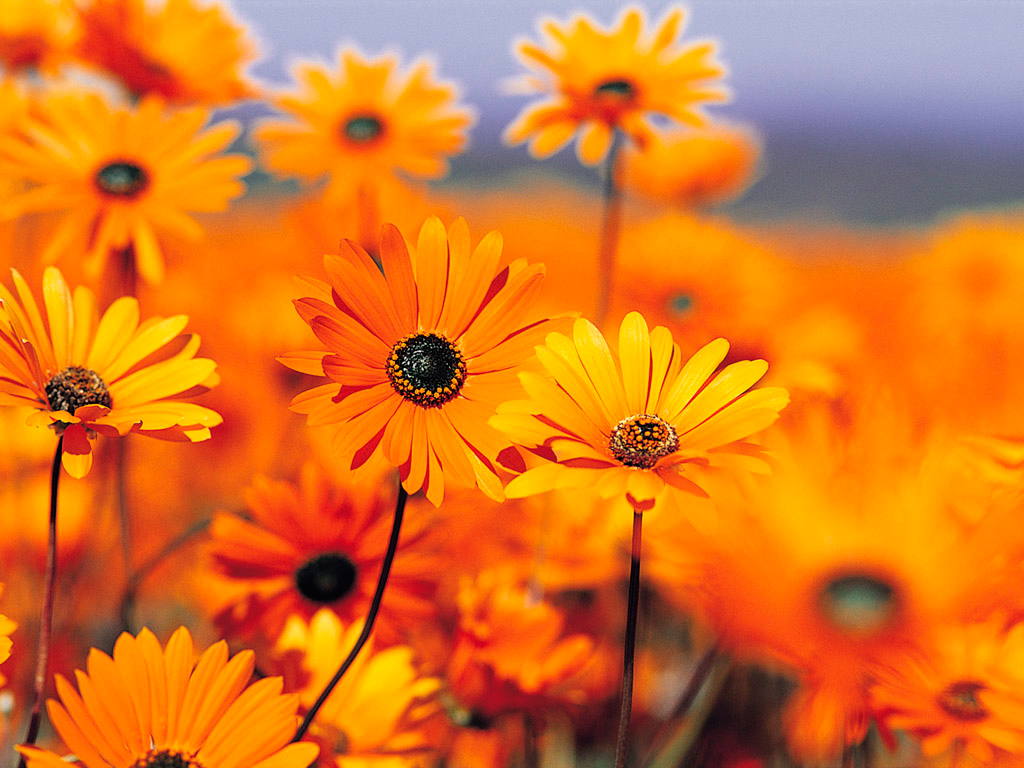
#> input picture Garden.TIFF, 1024 x 768 px, found by its file name
$ python testing2.py
#> lines starting #> are read from the running program, lines starting #| are printed output that depends on the picture
import matplotlib.pyplot as plt
import matplotlib.image as mpimg
import numpy as np
import scipy.linalg as sp

#Compress - Lower resolution picture
img=mpimg.imread('Garden.tiff')
#> img is the input picture: shape (768, 1024, 3); mean R, G, B 216.5, 117.8, 38.6
[r,g,b] = [img[:,:,i] for i in range(3)]

Ur,Sr,Vr=sp.svd(r,full_matrices=False)
#> Sr = 768 values, max 193401.3 at index 0, min 4.56 at index 767, mean 655.9
Sr = np.diag(Sr)

Ug,Sg,Vg=sp.svd(g,full_matrices=False)
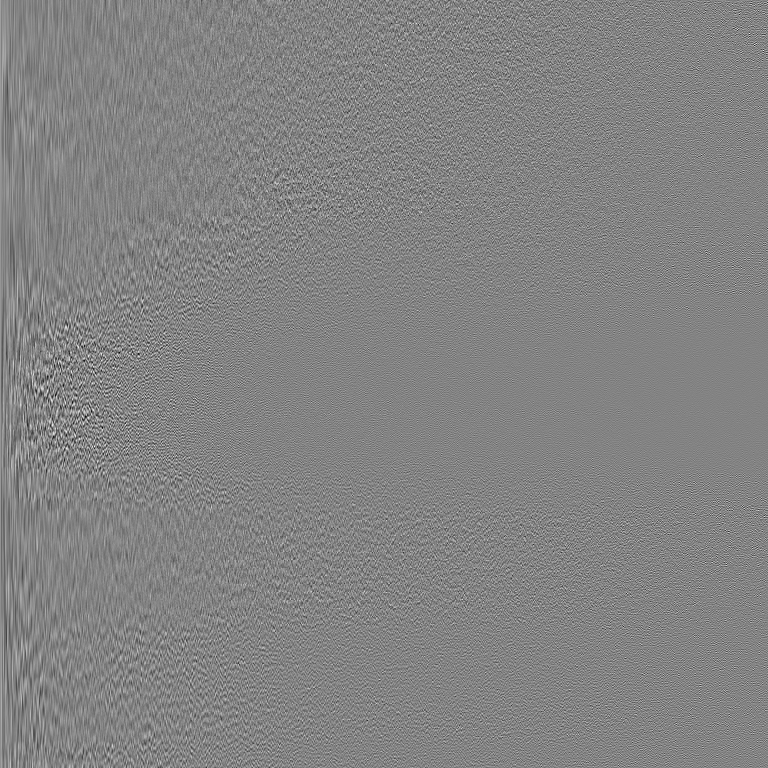
#> Ug: shape (768, 768) float32; min -0.255, max 0.24, mean 3.41e-05; drawn with min black and max white
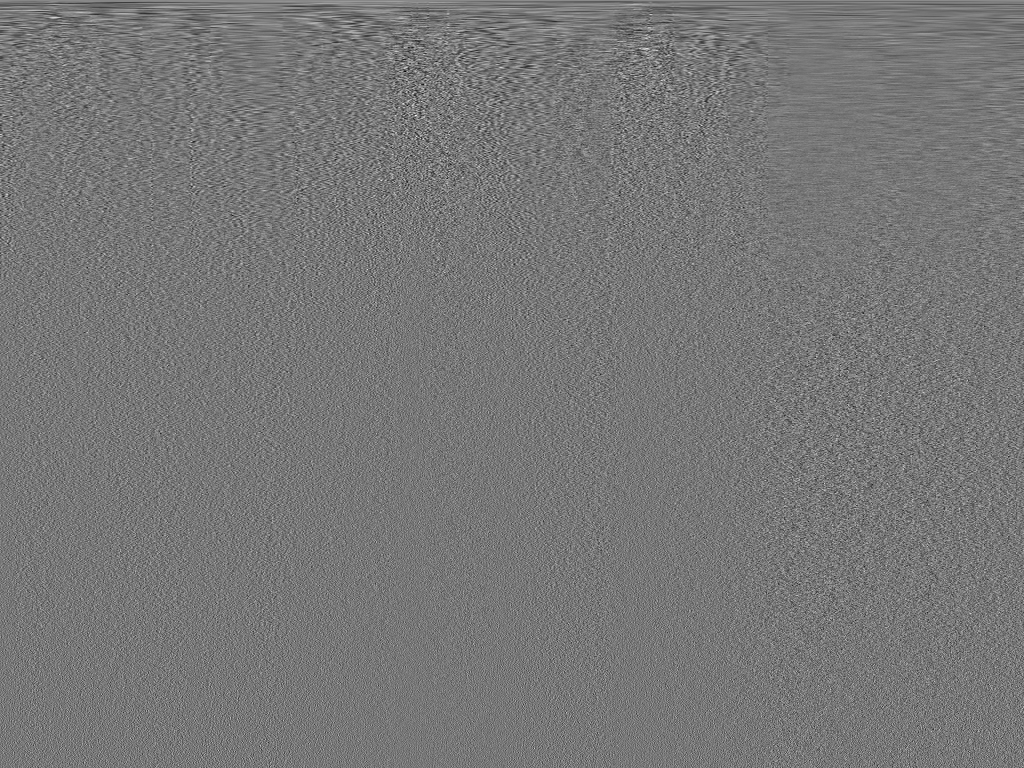
#> Vg: shape (768, 1024) float32; min -0.2, max 0.227, mean 4.14e-05; drawn with min black and max white
#> Sg = 768 values, max 107474.8 at index 0, min 4.41 at index 767, mean 532.6
Sg = np.diag(Sg)

Ub,Sb,Vb=sp.svd(b,full_matrices=False)
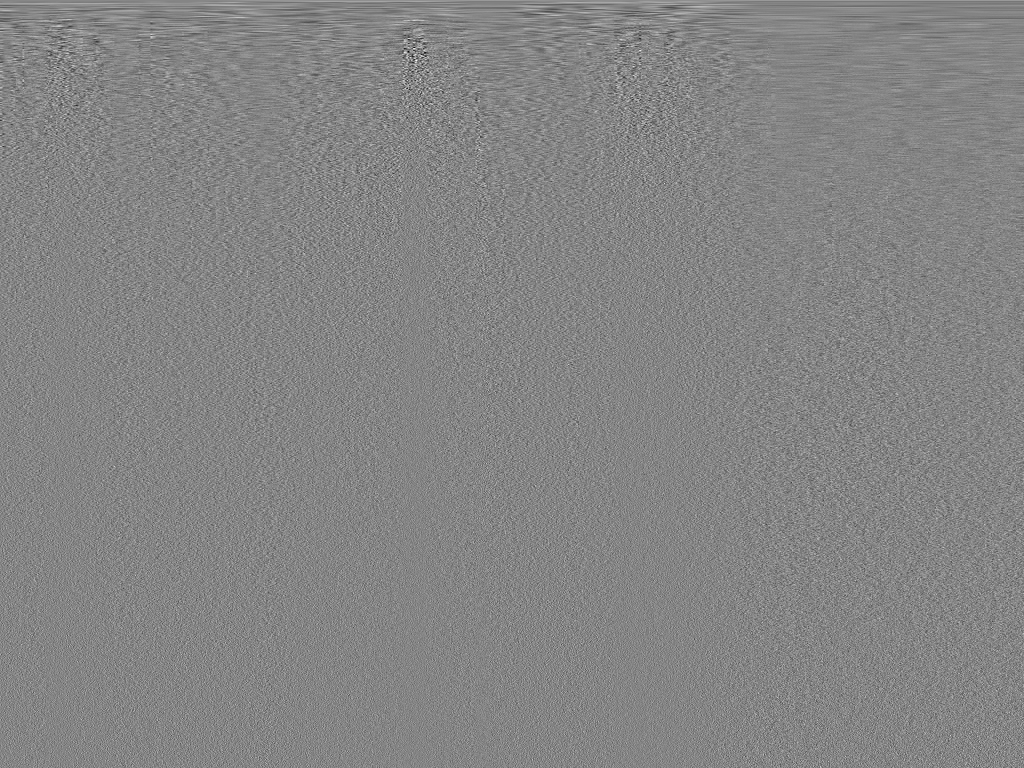
#> Vb: shape (768, 1024) float32; min -0.281, max 0.259, mean 6.79e-05; drawn with min black and max white
#> Sb = 768 values, max 59380.9 at index 0, min 5.59 at index 767, mean 337
Sb = np.diag(Sb)

SrNew = np.zeros_like(Sr)
SrNew[0:30] = Sr[0:30]
Rnew = Ur.dot(SrNew).dot(Vr)
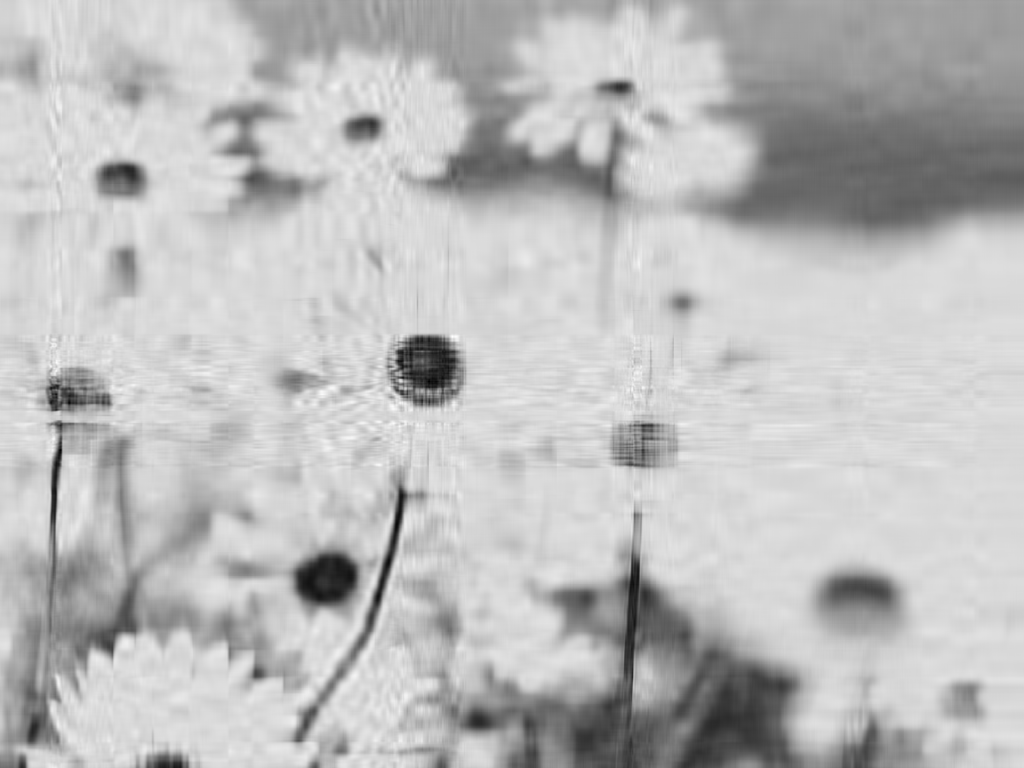
#> Rnew: shape (768, 1024) float32; min -36.11, max 305.2, mean 216.5; drawn with min black and max white

SgNew = np.zeros_like(Sg)
SgNew[0:30] = Sg[0:30]
Gnew = Ug.dot(SgNew).dot(Vg)
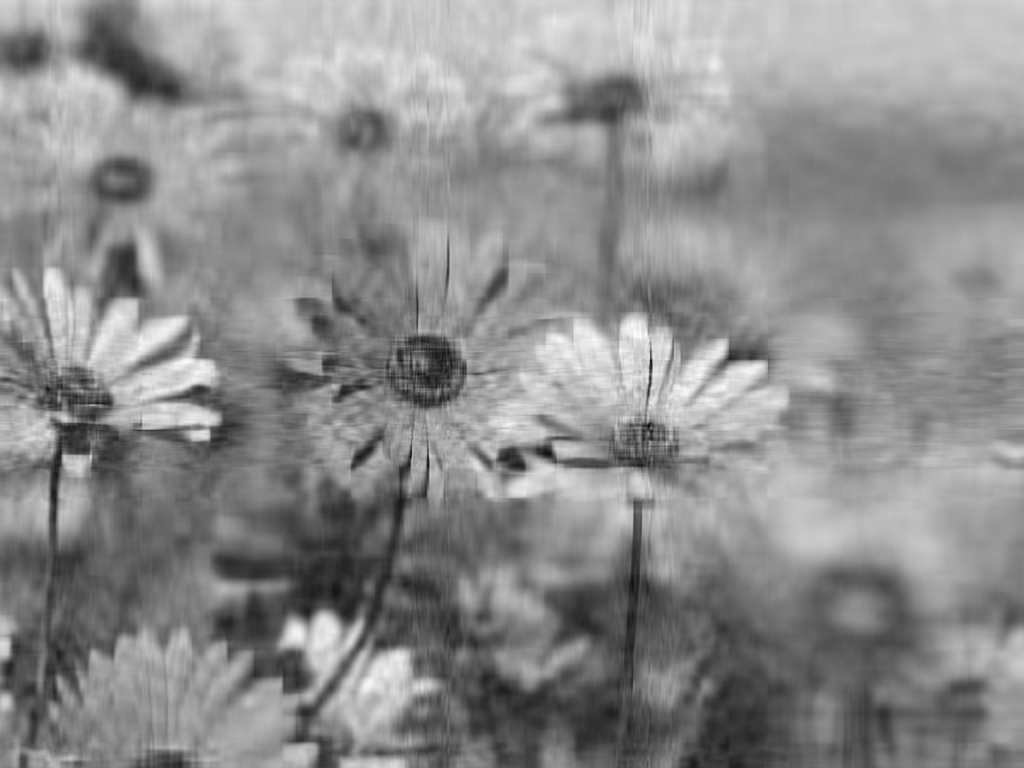
#> Gnew: shape (768, 1024) float32; min -39.02, max 245.3, mean 117.8; drawn with min black and max white

SbNew = np.zeros_like(Sb)
SbNew[0:30] = Sb[0:30]
Bnew = Ub.dot(SbNew).dot(Vb)
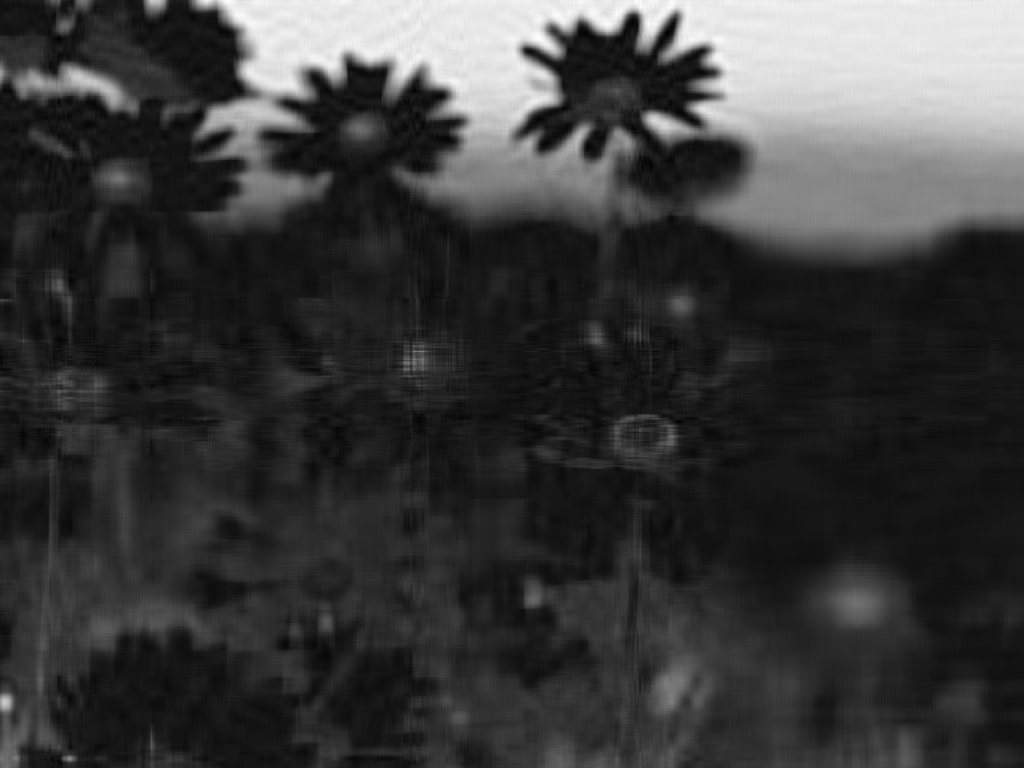
#> Bnew: shape (768, 1024) float32; min -20.8, max 235.3, mean 38.6; drawn with min black and max white

#> (the run stopped early here; a loop or call above may not have finished)

$ run again, with LR.png saved as Garden.TIFF
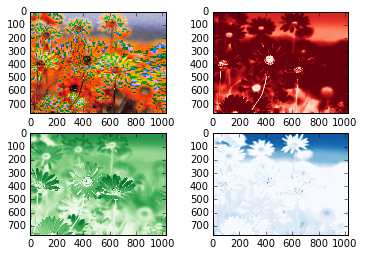
#> input picture LR.png, 365 x 256 px, found by its file name
#> img is the input picture: shape (256, 365, 4); mean R, G, B, A 190.2, 177.7, 163.5, 255
#> `Ur,Sr,Vr=sp.svd(r,full_matrices=False)`: Sr = 256 values, max 59941.6 at index 0, min 0.00268 at index 255, mean 906.4
#> `Ug,Sg,Vg=sp.svd(g,full_matrices=False)`: Sg = 256 values, max 57897 at index 0, min 0.00152 at index 255, mean 652.3
#> `Ub,Sb,Vb=sp.svd(b,full_matrices=False)`:
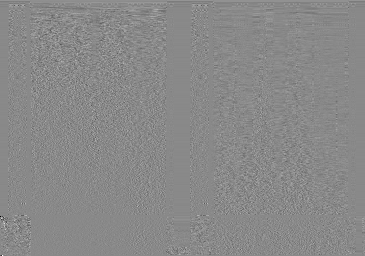
#> Vb: shape (256, 365) float32; min -0.864, max 0.74, mean 0.000265; drawn with min black and max white
#> `Ub,Sb,Vb=sp.svd(b,full_matrices=False)`: Sb = 256 values, max 54719.7 at index 0, min 0.00195 at index 255, mean 797
#> `Bnew = Ub.dot(SbNew).dot(Vb)`:
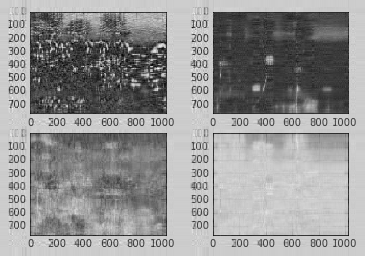
#> Bnew: shape (256, 365) float32; min -82.55, max 338.3, mean 163.5; drawn with min black and max white

$ run again, with hr.png saved as Garden.TIFF
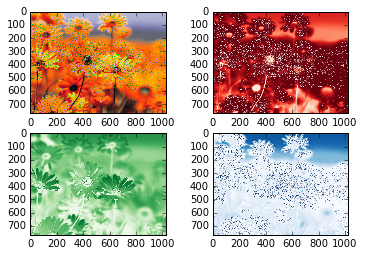
#> input picture hr.png, 365 x 256 px, found by its file name
#> img is the input picture: shape (256, 365, 4); mean R, G, B, A 194, 178.1, 162.5, 255
#> `Ur,Sr,Vr=sp.svd(r,full_matrices=False)`: Sr = 256 values, max 60862.8 at index 0, min 0.000807 at index 255, mean 902.1
#> `Ug,Sg,Vg=sp.svd(g,full_matrices=False)`: Sg = 256 values, max 57732.6 at index 0, min 0.00218 at index 255, mean 795.2
#> `Ub,Sb,Vb=sp.svd(b,full_matrices=False)`:
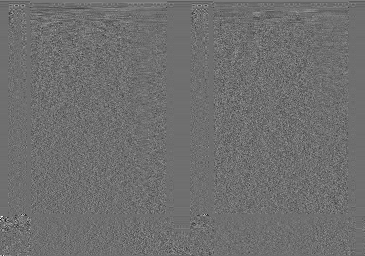
#> Vb: shape (256, 365) float32; min -0.495, max 0.639, mean 0.000266; drawn with min black and max white
#> `Ub,Sb,Vb=sp.svd(b,full_matrices=False)`: Sb = 256 values, max 54396.8 at index 0, min 0.00181 at index 255, mean 823.6
#> `Bnew = Ub.dot(SbNew).dot(Vb)`:
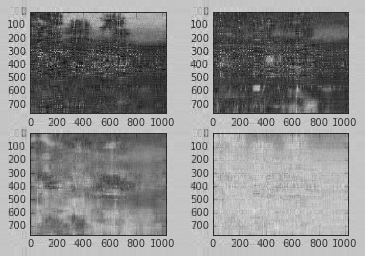
#> Bnew: shape (256, 365) float32; min -77.95, max 352.9, mean 162.5; drawn with min black and max white
